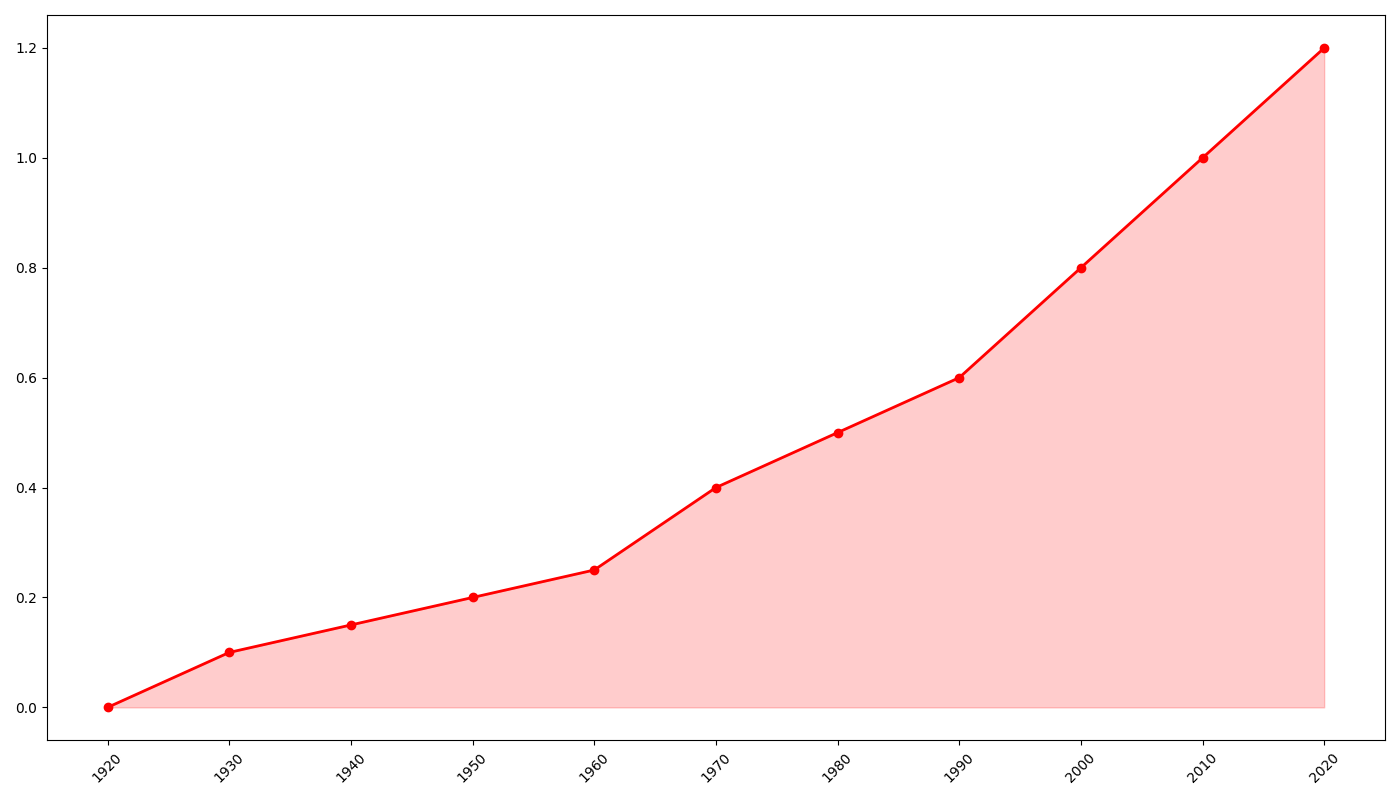

Recreate this plot in Python.
import matplotlib.pyplot as plt
import numpy as np

# Decades from 1920 to 2020
decades = np.arange(1920, 2030, 10)

# Mean temperature change in Celsius for each decade (artificial data)
temp_changes = [0.0, 0.1, 0.15, 0.2, 0.25, 0.4, 0.5, 0.6, 0.8, 1.0, 1.2]

# Initialize the plot
plt.figure(figsize=(14, 8))

# Plotting the Global Mean Temperature Change trend
plt.plot(decades, temp_changes, marker='o', linestyle='-', color='r', linewidth=2)

# Filling the area under the line plot
plt.fill_between(decades, temp_changes, color='r', alpha=0.2)

# Custom x-axis ticks
plt.xticks(decades, rotation=45)

# Automatically adjust the layout
plt.tight_layout()

# Display the plot
plt.show()
